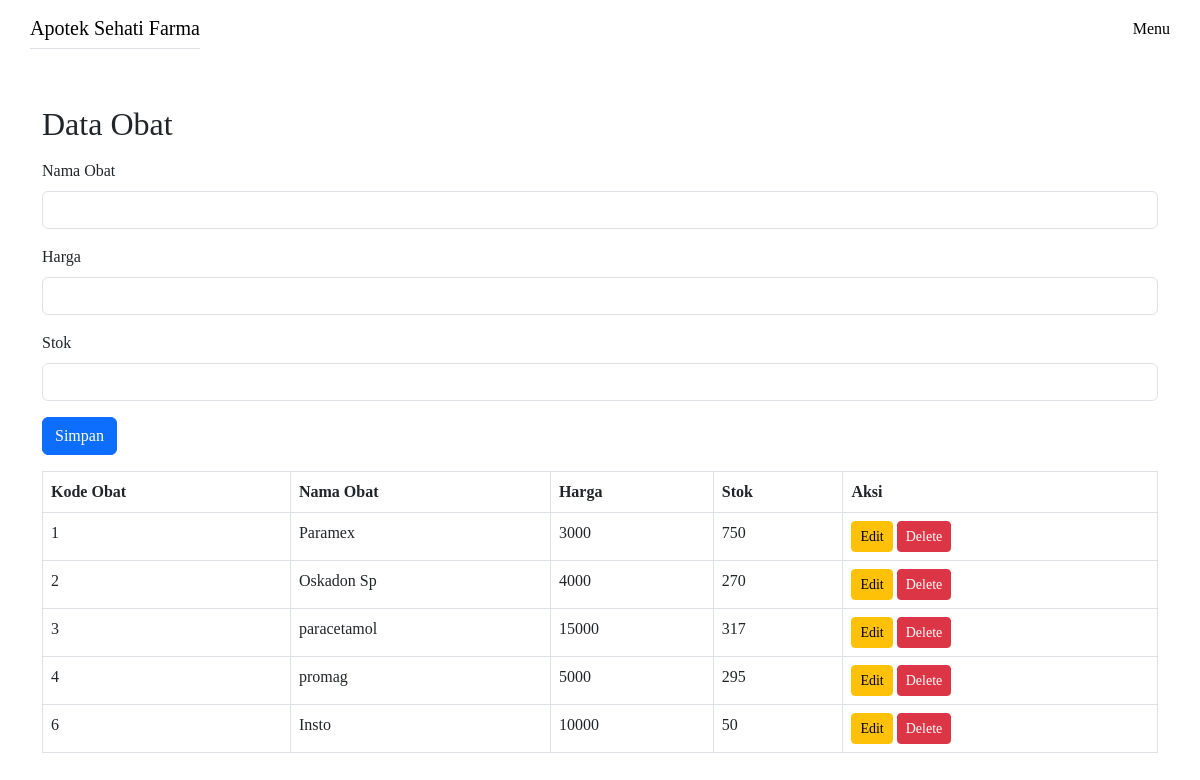
Page /Admin/editObat.php on the committed database.
### tables this page shows
CREATE TABLE `obat` (
  `kode_obat` int NOT NULL,
  `nama_obat` varchar(24) NOT NULL,
  `harga` int NOT NULL,
  `stok` int NOT NULL,
  `id_pemasok` int DEFAULT NULL
);

### Admin/editObat.php (the view, shortened to what this page needs)
<?php
include '../configs/koneksi.php';
$edit = null;
$result = $connect->query("SELECT * FROM obat");
?>
<!DOCTYPE html>
<html lang="en">
  <head>
    <link
      rel="stylesheet"
      href="../bootstrap-5.3.0-dist/css/bootstrap.min.css"
    />
  </head>
  <body>
  <nav class="navbar navbar-expand-lg cfont container">
      <div class="d-flex justify-content-around flex-lg-row w-100 align-items-center">
        <a class="navbar-brand cfont2 border-bottom animation1 " href="../LandingPage.php">Apotek Sehati Farma</a>
        <div class="sidebar offcanvas offcanvas-end" tabindex="-1" id="offcanvasNavbar" aria-labelledby="offcanvasNavbarLabel">
          <div class="sidebar flex-lg-row p-lg-0 offcanvas-body d-flex flex-column justify-content-lg-end">
                  <a href="../admin.php" class="text-decoration-none text-black">Menu</a>
              </div>
            </div>
          </div>
        </nav>
        <div class="container">
        <h2 class="mt-5">Data Obat</h2>
        <form method="post" class="mt-3">
            <div class="mb-3">
                <label class="form-label">Nama Obat</label>
                <input type="text" name="nama" class="form-control" value="<?php echo $edit['nama_obat'] ?? ''; ?>" required>
            </div>
            <div class="mb-3">
                <label class="form-label">Harga</label>
                <input type="number" name="harga" class="form-control" value="<?php echo $edit['harga'] ?? ''; ?>" required>
            </div>
            <div class="mb-3">
                <label class="form-label">Stok</label>
                <input type="number" name="stok" class="form-control" value="<?php echo $edit['stok'] ?? ''; ?>" required>
            </div>
            <button type="submit" class="btn btn-primary">Simpan</button>
        </form>
        <table class="table table-bordered mt-3">
            <thead>
                <tr>
                    <th>Kode Obat</th>
                    <th>Nama Obat</th>
                    <th>Harga</th>
                    <th>Stok</th>
                    <th>Aksi</th>
                </tr>
            </thead>
            <tbody>
                <?php while ($row = $result->fetch_assoc()): ?>
                    <tr>
                        <td><?php echo $row['kode_obat']; ?></td>
                        <td><?php echo $row['nama_obat']; ?></td>
                        <td><?php echo $row['harga']; ?></td>
                        <td><?php echo $row['stok']; ?></td>
                        <td>
                            <a href="?edit=<?php echo $row['kode_obat']; ?>" class="btn btn-warning btn-sm">Edit</a>
                            <a href="?delete=<?php echo $row['kode_obat']; ?>" class="btn btn-danger btn-sm" onclick="return confirm('Apakah Anda yakin ingin menghapus data ini?');">Delete</a>
                        </td>
                    </tr>
                <?php endwhile; ?>
            </tbody>
        </table>
    </div>
  </body>
</html>

### Admin/editObat.php (style rules this page uses)
body { font-family: "montserrat"; height: 100vh; width: 100%; background-image: white; background-repeat: no-repeat; background-position: center; background-size: cover; }
.animation1 { animation: naikTurun 2s infinite; }

### rows in the picture
obat: kode_obat "1", nama_obat "Paramex", harga "3000", stok "750"
obat: kode_obat "2", nama_obat "Oskadon Sp", harga "4000", stok "270"
obat: kode_obat "3", nama_obat "paracetamol", harga "15000", stok "317"
obat: kode_obat "4", nama_obat "promag", harga "5000", stok "295"
obat: kode_obat "6", nama_obat "Insto", harga "10000", stok "50"
